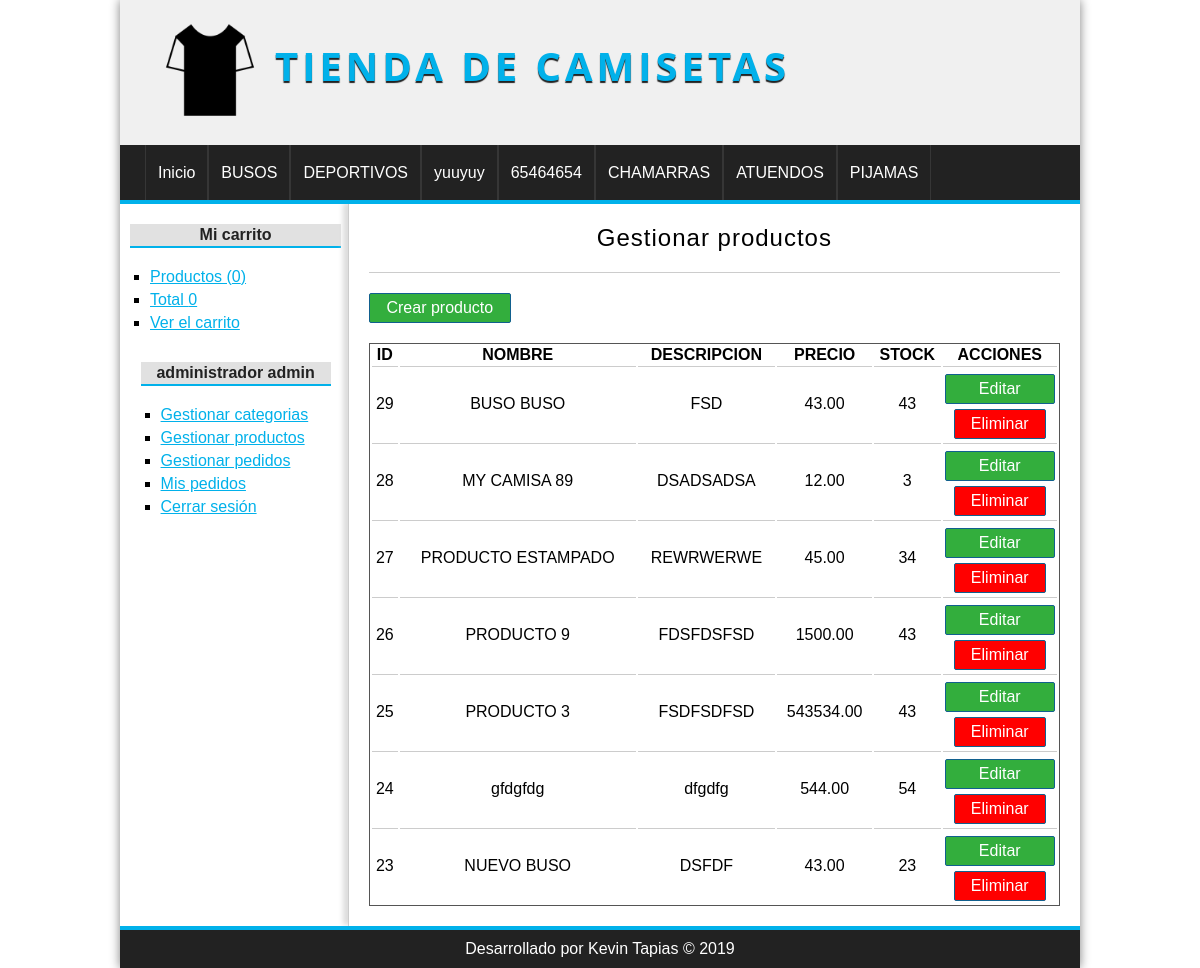
Screenshot of /producto/gestion (signed in) with the database file from the repository.
### tables this page shows
CREATE TABLE `categorias` (
  `idcategoria` int(11) NOT NULL,
  `nombre` varchar(45) NOT NULL
);

CREATE TABLE `productos` (
  `idproducto` int(11) NOT NULL,
  `idcategoria` int(11) NOT NULL,
  `nombre` varchar(255) NOT NULL,
  `descripcion` text,
  `precio` float(100,2) DEFAULT NULL,
  `stock` int(11) NOT NULL,
  `oferta` varchar(2) DEFAULT NULL,
  `fecha` datetime NOT NULL,
  `imagen` varchar(255) DEFAULT NULL
);

### config/db.php (called while the page is built)
<?php
class Database{
    public static function connect(){
        $db = new mysqli(
            "localhost",
            "root",
            "",
            "tiendamaster"
        );
        $db->query("SET NAMES 'utf8'");
        return $db;
    }
}

### helpers/utils.php (called while the page is built, shortened)
<?php
    require_once 'models/categoria.php';
    class Utils{
        public static function showCategorias(){
            $categoria = new Categoria();
            $categorias = $categoria->listar();
            return $categorias;
        }
    }
?>

### models/categoria.php (called while the page is built, shortened)
<?php
    class Categoria{
        private   $db;
        public  function __construct(){
            $this->db  =  Database::connect();
        }
        public function listar(){
            $categorias = $this->db->query("SELECT * FROM categorias ORDER BY idcategoria DESC");
            return $categorias;
        }
    }
?>

### controllers/ProductoController.php (called while the page is built, shortened)
<?php
require_once 'models/producto.php';
class productoController{
    public function gestion(){
        $producto = new Producto();
        $productos = $producto->listar();
        require_once 'views/producto/gestion.php';
    }
}

### models/producto.php (called while the page is built, shortened)
<?php
    class Producto{
        private   $db;
        public  function __construct(){
            $this->db  =  Database::connect();
        }
        public function listar(){
                $productos = $this->db->query("SELECT * FROM productos ORDER BY idproducto DESC");
                return $productos;
        }
    }

### views/producto/gestion.php (the view, shortened to what this page needs)
<h1>Gestionar productos</h1>
<a href="<?=base_url?>producto/crear" class="button button-small">
    Crear producto
</a>
<table>
    <tr>
        <th>ID</th>
        <th>NOMBRE</th>
        <th>DESCRIPCION</th>
        <th>PRECIO</th>
        <th>STOCK</th>
        <th>ACCIONES</th>
    </tr>
<?php
while($prod =  $productos->fetch_object()): ?>
    <tr>
        <td> <?= $prod->idproducto ?></td>
        <td> <?= $prod->nombre ?></td>
        <td> <?= $prod->descripcion ?></td>
        <td> <?= $prod->precio ?></td>
        <td> <?= $prod->stock ?></td>
        <td>
            <a href="<?=base_url?>producto/editar&id=<?=$prod->idproducto?>" class="button button-gestion">Editar</a>
            <a href="<?=base_url?>producto/eliminar&id=<?=$prod->idproducto?>" class="button button-gestion button-red">Eliminar</a>
        </td>
    </tr>
<?php endwhile; ?>
</table>

### views/layout/header.php (shortened to what this page needs)
<?php
 require_once 'helpers/utils.php';
?>
<!DOCTYPE html>
<html lang="es">
<head>
    <link rel="stylesheet" href="<?=base_url?>assets/css/styles.css">
</head>
<body>
    <div id="container">
        <header id="header">
            <div id="logo">
                <img src="<?=base_url?>assets/camisa.png" alt="camiseta">
                <a href="<?=base_url?>">
                Tienda de Camisetas</a>
            </div>
        </header>
        <?php $categorias =  Utils::showCategorias() ?>
        <nav id="menu">
            <ul>
                <li>
                    <a href="<?=base_url?>">Inicio</a>
                </li>
            <?php while($cat = $categorias->fetch_object()): ?>
                <li>
                    <a href="<?=base_url?>categoria/ver&id=<?=$cat->idcategoria?>"><?=$cat->nombre?></a>
                </li>
              <?php endwhile;?>
            </ul>
        </nav>
        <div id="content">

### assets/css/styles.css (style rules this page uses)
* { padding: 0px; margin: 0px; font-family: sans-serif, Arial, Helvetica; }
.button-gestion { margin-top: 5px; margin-bottom: 5px; }
.button-red { background: red !important; border: 2px solid orange; }
a { color: #01b1EA; }
#container { width: 80%; margin: 0px auto; box-shadow: 0px 0px 10px gray; background: white; }
#header { height: 145px; background: #F0F0F0; height: 145px; }
#logo { float: left; padding: 20px; margin-left: 20px; }
#logo img { float: left; height: 100px; }
#logo a { float: left; font-size: 40px; letter-spacing: 4px; font-family: 'Open Sans', Arial, Helvetica, sans-serif; text-transform: uppercase; color: #01B1EA; font-weight: bold; text-decoration: none; margin-top: 18px; margin-left: 15px; text-shadow: 0px 2px 1px #222; transition: all 300ms; }
#menu { clear: both; background: #222; color: white; height: 55px; border-bottom: 4px solid #01B1EA; }
#menu ul { list-style: none; text-decoration: none; margin: 0px auto; margin-left: 25px; }
#menu ul li { line-height: 55px; float: left; border-right: 1px solid #363636; }
#menu a { display: block; color: white; text-decoration: none; padding-left: 12px; padding-right: 12px; transition: all 200ms; }
#menu a:first-child { border-left: 1px solid #363636; }
#content { margin:0px auto; overflow: hidden; background: white; }
input[type="button"], input[type="submit"], button, .button { display:block; border-radius: 2px; width: auto; padding:5px; padding-left: 10px; padding-right: 10px; color: white; background: #2979CD; border: 1px solid #11608E; cursor: pointer; }
.button { background: #33AE3D; color: white !important; text-decoration: none; }
.button-small { width: 120px; text-align: center; margin-bottom: 20px; }
#central h1 { font-size: 24px; text-align: center; font-weight: normal; letter-spacing: 1px; border-bottom: 1px solid #ccc; margin-bottom :20px; padding: 20px; }
table { width: 100%; border: 1px solid #555; text-align: center; }
table td { border-top: 1px solid #ccc; padding: 2px; }
.button-red { width: 70px; margin: 0px auto; text-align: center; }

### rows the page displays
categorias: nombre "BUSOS"
categorias: nombre "DEPORTIVOS"
categorias: nombre "yuuyuy"
categorias: nombre "65464654"
categorias: nombre "CHAMARRAS"
categorias: nombre "ATUENDOS"
categorias: nombre "PIJAMAS"
productos: idproducto "29", nombre "BUSO BUSO", descripcion "FSD", precio "43.00", stock "43"
productos: idproducto "28", nombre "MY CAMISA 89", descripcion "DSADSADSA", precio "12.00", stock "3"
productos: idproducto "27", nombre "PRODUCTO ESTAMPADO", descripcion "REWRWERWE", precio "45.00", stock "34"
productos: idproducto "26", nombre "PRODUCTO 9", descripcion "FDSFDSFSD", precio "1500.00", stock "43"
productos: idproducto "25", nombre "PRODUCTO 3", descripcion "FSDFSDFSD", precio "543534.00", stock "43"
productos: idproducto "24", nombre "gfdgfdg", descripcion "dfgdfg", precio "544.00", stock "54"
productos: idproducto "23", nombre "NUEVO BUSO", descripcion "DSFDF", precio "43.00", stock "23"

### other values shown
$stats['count'] "0"
$stats['total'] "0"
$_SESSION['identity']->nombre "administrador"
$_SESSION['identity']->apellidos "admin"
